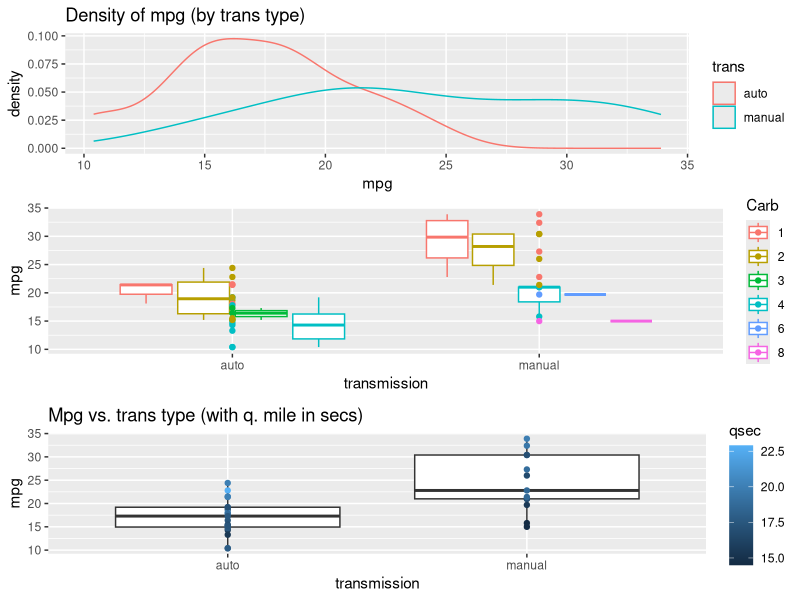
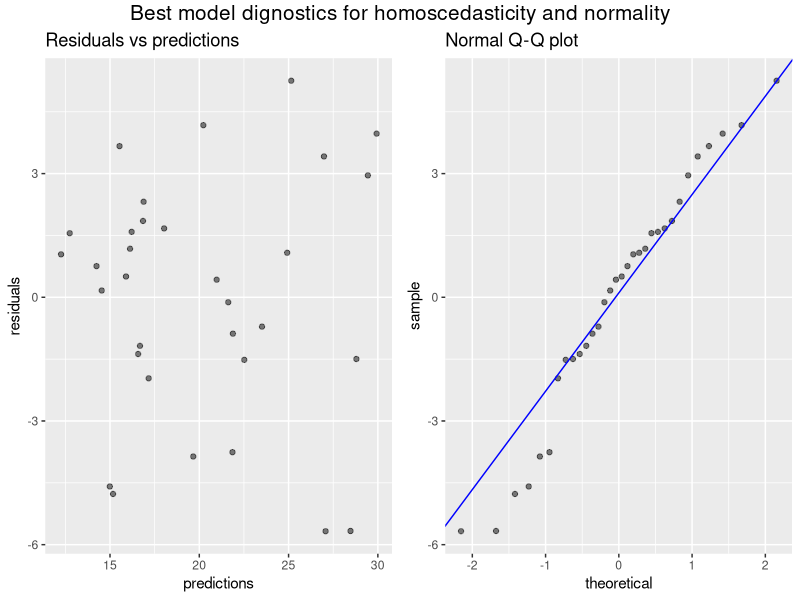
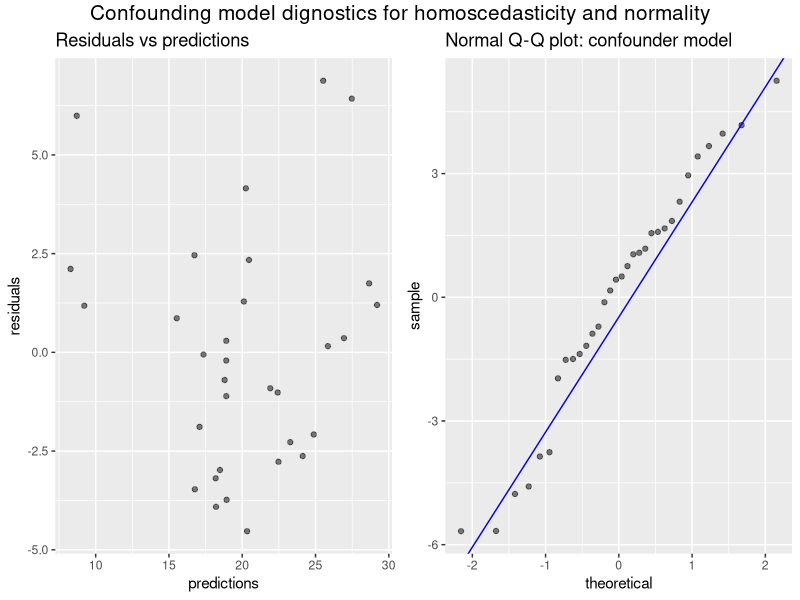

Reproduce these figures in R, in order.
## ---- chunk 1
knitr::opts_chunk$set(echo = FALSE)
knitr::opts_chunk$set(include = FALSE)
knitr::opts_chunk$set(message = FALSE)
knitr::opts_chunk$set(warning = FALSE)
## ---- chunk 2
library(dplyr)
library(ggplot2)
library(gridExtra)
library(xtable)
data("mtcars")
## ---- chunk 3
# Change "cyl" and "am" into factor variables
mtcars <- mutate(mtcars, 
                 cyls = factor(mtcars$cyl),
                 trans =  factor(mtcars$am, labels = c("auto", "manual")),
                 model = row.names(mtcars)) %>%
    select(model, mpg:trans, -am)
## ---- chunk 4
# Spearmans rho correlations
carbCor <- cor.test(as.numeric(mtcars$trans), mtcars$carb, method = "spearman")
qsecCor <- cor.test(as.numeric(mtcars$trans), mtcars$qsec, method = "spearman")
wtCor <- cor.test(as.numeric(mtcars$trans), mtcars$wt, method = "spearman")
hpCor <- cor.test(as.numeric(mtcars$trans), mtcars$hp, method = "spearman")
dispCor <- cor.test(mtcars$disp, as.numeric(mtcars$trans), method = "spearman")

# Make correlation data frame to print
cors <- data.frame(
    c(carbCor$estimate, qsecCor$estimate, hpCor$estimate, dispCor$estimate, wtCor$estimate),
    c(carbCor$p.value, qsecCor$p.value, hpCor$p.value, dispCor$p.value, wtCor$p.value),
    row.names = c("Carburator barrels", "Quarter mile", "Horsepower",  "Displacement", "Weight"))
names(cors) <- c("rho", "p-value")

# Print table of correlations
options(xtable.comment = FALSE)
print(xtable(cors, caption = "Spearman\'s rho correlations with trans type", digits = -3),
      type = "latex",
      booktabs = TRUE,
      caption.placement = 'top',
      math.style.exponents = TRUE)
## ---- chunk 5
s1 <- ggplot(mtcars, aes(x=qsec, y=mpg)) +
    geom_smooth(method = "lm") +
    geom_point(aes(colour=trans)) +
    xlab("quarter mile (secs)")
s2 <- ggplot(mtcars, aes(x=disp, y=mpg)) + 
    geom_point(aes(colour=trans)) +
    geom_smooth(method = "lm") +
    xlab("displacement (cu. in.)")
s3 <- ggplot(mtcars, aes(x=hp, y=mpg)) + 
    geom_point(aes(colour=trans)) +
    geom_smooth(method = "lm") +
    xlab("horsepower")
s4 <- ggplot(mtcars, aes(x=wt, y=mpg)) + 
    geom_point(aes(colour=trans)) +
    geom_smooth(method = "lm") +
    xlab("weight (tons)")
s5 <- ggplot(mtcars, aes(x=cyls, y=mpg, color = trans)) + 
    geom_boxplot() +
    geom_point() +
    xlab("number of cylinders")
s6 <- ggplot(mtcars, aes(x=carb, y=mpg, color = trans)) + 
    geom_boxplot() +
    geom_point() +
    xlab("carburator")
s7 <- ggplot(mtcars, aes(x=gear, y=mpg, color = trans)) + 
    geom_boxplot() +
    geom_point() +
    xlab("no. of gears")
## ---- chunk 6
require(grid)
# Look at differences in transmission alone

e1 <- ggplot(mtcars, aes(mpg, color = trans)) +
    geom_density() +
    ggtitle("Density of mpg (by trans type)")


# look at differences in transmission and carburator barrels
e2 <- ggplot(mtcars, aes(x=trans, y=mpg, color = as.factor(carb))) + 
    geom_boxplot() +
    geom_point() +
    xlab("transmission") +
    labs(color="Carb") 


# Since qsec is downstream of hp, disp, cyls, etc., we take a look at how it might explain mpg
e3 <- ggplot(mtcars, aes(x=trans, y=mpg, color = qsec)) + 
    geom_boxplot() +
    geom_point() +
    xlab("transmission") +
    ggtitle("Mpg vs. trans type (with q. mile in secs)")
## ---- chunk 7
t.test(mpg ~ trans, data = mtcars, conf.level = .99)
## ---- chunk 8
lm1v <- lm(mpg ~ trans, data=mtcars)
summary(lm1v)$coefficients
lm2v <- lm(mpg ~ trans + qsec, data=mtcars)
## ---- chunk 9
lm3v <- lm(mpg ~ trans + qsec + carb, data=mtcars)
summary(lm3v)$coefficients
## ---- chunk 10
lmConfound <- lm(mpg ~ trans + wt, data=mtcars)
summary(lmConfound)$coefficients
## ---- chunk 11
max(cooks.distance(lm3v))
## ---- chunk 12
shapiro.test(residuals(lm(mpg ~ trans + qsec + carb, data=mtcars)))

shapiro.test(residuals(lm(mpg ~ trans + wt, data=mtcars)))
## ---- chunk 13
library(car)
durbinWatsonTest(lm3v)
durbinWatsonTest(lmConfound)
## ---- chunk 14
# Make vif data frame to print
vifs <- data.frame(as.character(round(vif(lm2v)[1],3)),as.character(round(vif(lm2v)[2], 3)), "", "", stringsAsFactors=FALSE)
names(vifs) <- c("trans", "q.mile", "carb","weight")
vifs <- rbind(vifs, c(as.character(round(vif(lm3v)[1],3)),
                      as.character(round(vif(lm3v)[2],3)),
                      as.character(round(vif(lm3v)[3],3)),
                      ""))
vifs <- rbind(vifs, c(
    as.character(round(vif(lmConfound)[1],3)), 
              "", "",
     as.character(round(vif(lmConfound)[2],3))))
row.names(vifs) <- c("mpg = f(trans, 1/4 mile)",
                    "mpg = f(trans, 1/4 mile, carb)",
                    "mpg = f(trans, weight)")

# Print table of vifs
options(xtable.comment = FALSE)
print(xtable(vifs, caption = "Varience inflation factors"),
      type = "latex",
      booktabs = TRUE,
      caption.placement = 'top',
      math.style.exponents = TRUE)
## ---- chunk 15
anova(lm1v, lm2v, lm3v)
## ---- chunk 16
anova(lm1v, lmConfound)
## ---- chunk 17

grid.arrange(e1, e2, e3,
             ncol=1)

# grid.arrange(s1, s3, s4, s2, s6, s7, ncol=2,
#              top=textGrob("1.1 regressor correlation", gp=gpar(fontsize=15,font=8)))
## ---- chunk 18
d1 <- ggplot(data.frame(residuals = resid(lm3v), predictions = predict(lm3v)), 
       aes(y = residuals, x = predictions)) +
    geom_point(alpha = 0.5) +
    ggtitle("Residuals vs predictions")

y <- quantile(lm3v$resid[!is.na(lm3v$resid)], c(0.25, 0.75))
x <- qnorm(c(0.25, 0.75))
slope <- diff(y)/diff(x)
int <- y[1L] - slope * x[1L]
d2 <- ggplot(lm3v, aes(sample=.resid)) +
        stat_qq(alpha = 0.5) +
        geom_abline(slope = slope, intercept = int, color="blue") +
    ggtitle("Normal Q-Q plot")

d3 <- ggplot(data.frame(residuals = resid(lmConfound), predictions = predict(lmConfound)), 
       aes(y = residuals, x = predictions)) +
    geom_point(alpha = 0.5) +
    ggtitle("Residuals vs predictions")

y <- quantile(lmConfound$resid[!is.na(lmConfound$resid)], c(0.25, 0.75))
x <- qnorm(c(0.25, 0.75))
slope <- diff(y)/diff(x)
int <- y[1L] - slope * x[1L]
d4 <- ggplot(lm3v, aes(sample=.resid)) +
        stat_qq(alpha = 0.5) +
        geom_abline(slope = slope, intercept = int, color="blue") +
    ggtitle("Normal Q-Q plot: confounder model")
## ---- chunk 19
grid.arrange(d1, d2, ncol=2,
             top=textGrob("Best model dignostics for homoscedasticity and normality", gp=gpar(fontsize=15,font=8)))
## ---- chunk 20
grid.arrange(d3, d4, ncol=2,
             top=textGrob("Confounding model dignostics for homoscedasticity and normality", gp=gpar(fontsize=15,font=8)))
